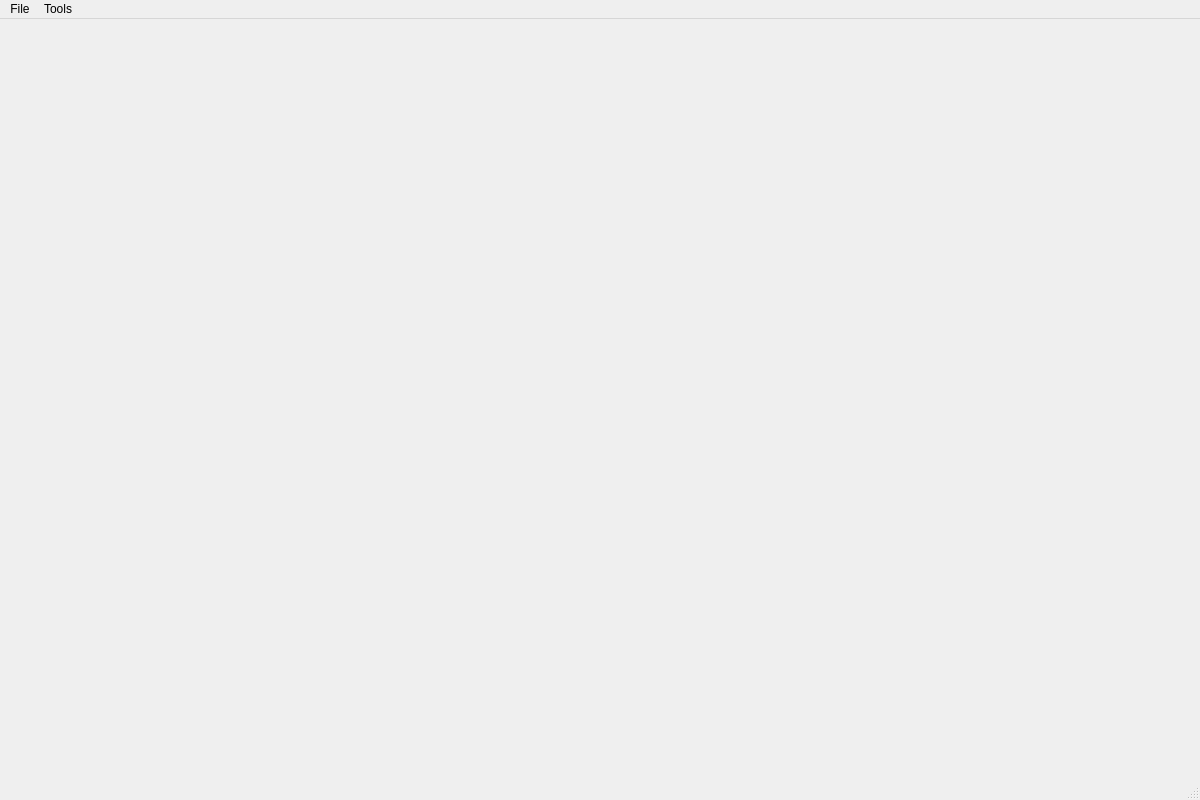
<?xml version="1.0" encoding="UTF-8"?>
<ui version="4.0">
 <class>MainWindow</class>
 <widget class="QMainWindow" name="MainWindow">
  <property name="geometry">
   <rect>
    <x>0</x>
    <y>0</y>
    <width>1200</width>
    <height>800</height>
   </rect>
  </property>
  <property name="windowTitle">
   <string>DFM Patterns Database Viewer</string>
  </property>
  <widget class="QWidget" name="centralWidget">
   <layout class="QVBoxLayout" name="centralLayout">
    <item>
     <widget class="QWidget" name="dbViewerPlaceholder"/>
    </item>
   </layout>
  </widget>
  <widget class="QMenuBar" name="menuBar">
   <property name="geometry">
    <rect>
     <x>0</x>
     <y>0</y>
     <width>1200</width>
     <height>24</height>
    </rect>
   </property>
   <widget class="QMenu" name="fileMenu">
    <property name="title">
     <string>File</string>
    </property>
    <addaction name="exitAction"/>
   </widget>
   <widget class="QMenu" name="toolsMenu">
    <property name="title">
     <string>Tools</string>
    </property>
    <addaction name="batchPatternCaptureAction"/>
   </widget>
   <addaction name="fileMenu"/>
   <addaction name="toolsMenu"/>
  </widget>
  <widget class="QStatusBar" name="statusBar"/>
  <action name="exitAction">
   <property name="text">
    <string>Exit</string>
   </property>
  </action>
  <action name="batchPatternCaptureAction">
   <property name="text">
    <string>Batch Pattern Capture</string>
   </property>
  </action>
 </widget>
 <resources/>
 <connections/>
</ui>
